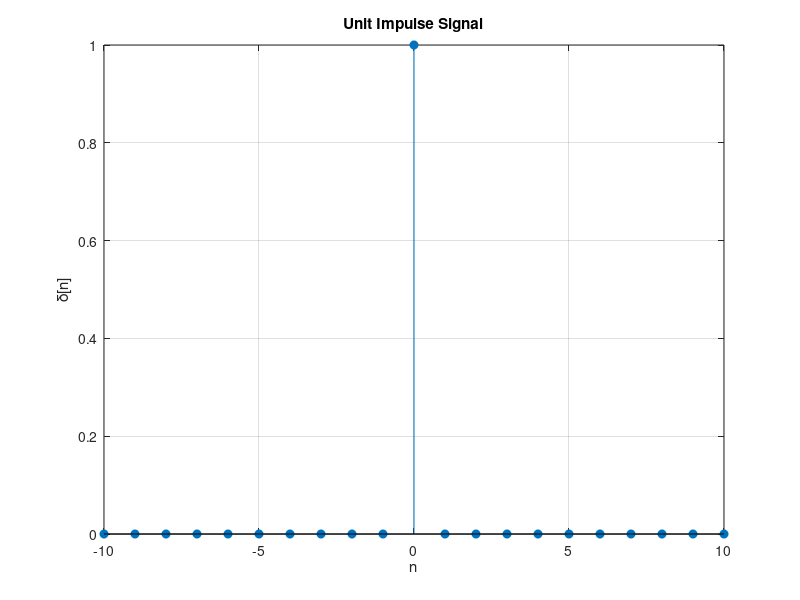
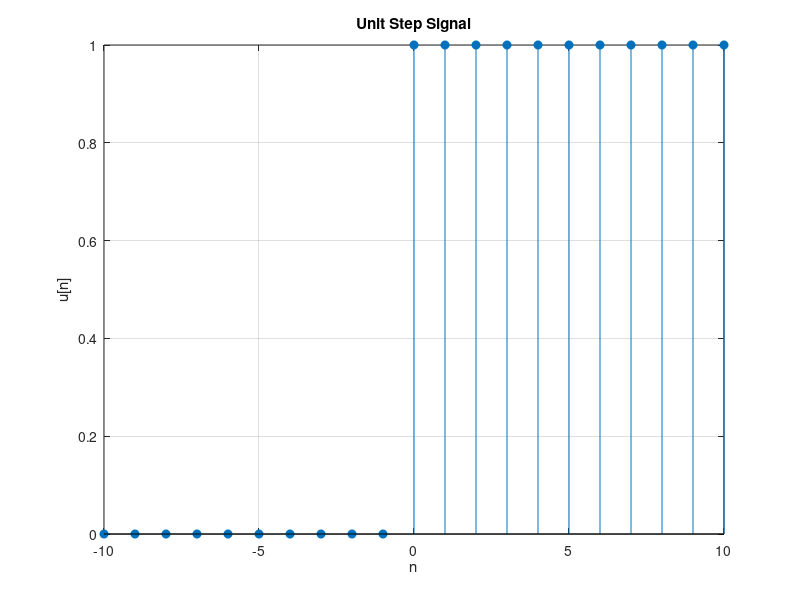
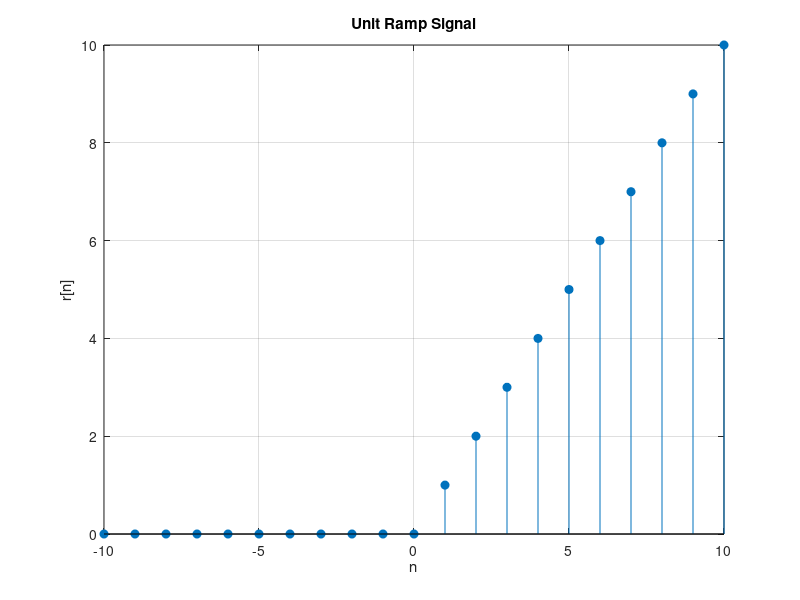
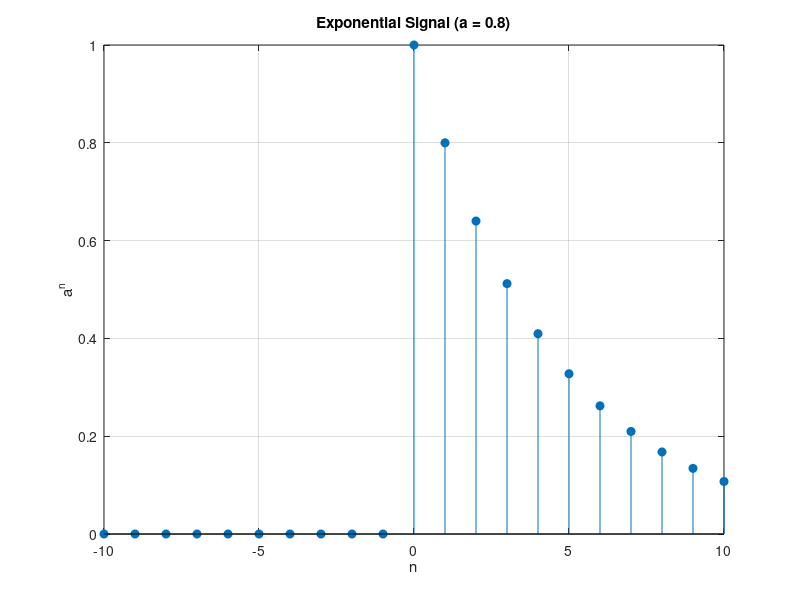

These figures' MATLAB source, in order:
% Range of n values
n = -10:10;  

%% 1. Unit Impulse Signal
% δ[n] = 1 at n = 0, and 0 elsewhere
impulse = (n == 0);  

figure;
stem(n, impulse, 'filled');
xlabel('n'); ylabel('\delta[n]');
title('Unit Impulse Signal');
grid on;

%% 2. Unit Step Signal
% u[n] = 1 for n >= 0, else 0
step = (n >= 0);  

figure;
stem(n, step, 'filled');
xlabel('n'); ylabel('u[n]');
title('Unit Step Signal');
grid on;

%% 3. Unit Ramp Signal
% r[n] = n for n >= 0, else 0
ramp = n .* (n >= 0);  

figure;
stem(n, ramp, 'filled');
xlabel('n'); ylabel('r[n]');
title('Unit Ramp Signal');
grid on;

%% 4. Exponential Signal
% Example: a^n for some a (say a = 0.8)
a = 0.8;  
expo = (a.^n) .* (n >= 0);  % causal exponential

figure;
stem(n, expo, 'filled');
xlabel('n'); ylabel('a^n');
title(['Exponential Signal (a = ', num2str(a), ')']);
grid on;

%% 5. Signum Function
% signum[n] = -1 for n<0, 0 for n=0, +1 for n>0
signum = zeros(size(n));
signum(n < 0) = -1;
signum(n > 0) = 1;

figure;
stem(n, signum, 'filled');
xlabel('n'); ylabel('sgn[n]');
title('Signum Function');
grid on;

%% 6. Sinc Function
% sinc[n] = sin(pi*n)/(pi*n), with sinc(0) = 1
sinc_func = zeros(size(n));
for k = 1:length(n)
    if n(k) == 0
        sinc_func(k) = 1;  % handle the undefined point at n=0
    else
        sinc_func(k) = sin(pi*n(k)) / (pi*n(k));
    end
end

figure;
stem(n, sinc_func, 'filled');
xlabel('n'); ylabel('sinc[n]');
title('Sinc Function');
grid on;